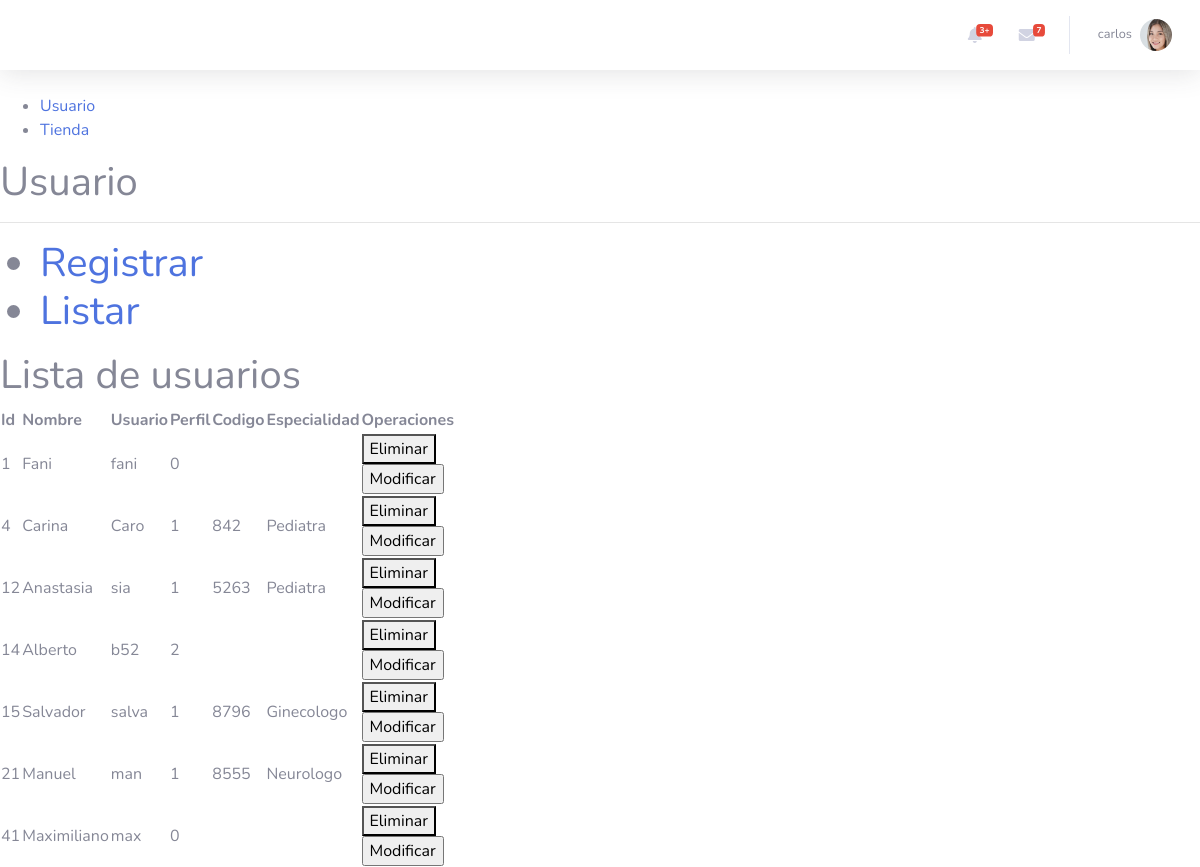
The app's page /clinica/usuario (signed in) with its own data.
### tables this page shows
CREATE TABLE `usuarios` (
  `id` int(11) NOT NULL,
  `nombre` varchar(255) NOT NULL,
  `usuario` varchar(255) NOT NULL,
  `password` varchar(255) NOT NULL,
  `perfil` int(11) NOT NULL,
  `activo` tinyint(1) NOT NULL DEFAULT 1,
  `codigo` varchar(255) DEFAULT NULL,
  `especialidad` varchar(255) DEFAULT NULL
);

### clinica/index.php (called while the page is built, shortened)
<?php
require_once "routers.php";
require_once "controladores/UsuarioController.php";
require_once "controladores/AjaxController.php";
require_once "modelos/Usuario.php";
require_once "clases/url.php";
if (isset($_GET["controller"])&&$_GET["controller"]!=null){
    $controller=$_GET["controller"];
}else{
   $controller="home";
}
if(isset($_GET["action"])&&$_GET["action"]!=""){
    $action=$_GET["action"];
}else{
    $action="index";
}
Router::index($controller,$action);
?>

### clinica/clases/url.php (called while the page is built)
<?php
class Url{
public static function getUrl(){
    $url=$_SERVER["REQUEST_URI"];
return "http://localhost/".explode("/",$url)[1]."/";
}
}
?>

### clinica/modelos/Usuario.php (called while the page is built, shortened)
<?php
class Usuario{
    public function __construct($id, $nombre, $usuario, $password, $perfil, $codigo, $especialidad)
    {
        $this->id = $id;
        $this->nombre = $nombre;
        $this->usuario = $usuario;
        $this->perfil = $perfil;
        $this->codigo = $codigo;
        $this->especialidad = $especialidad;
    }
    public static function getAll()
    {
        $usuarios = null;
        $conexion = Conexion::getConexion();
        $consulta = "select * from usuarios where activo=1";
        $resultado = $conexion->query($consulta);
        while ($row = $resultado->fetch_assoc()) {
            extract($row);
            $usuarios[] = new Usuario($id, $nombre, $usuario, $password, $perfil, $codigo, $especialidad);
        }
        return $usuarios;
    }
    }
    ?>

### clinica/vistas/usuario/partials/Listar.php (the view, shortened to what this page needs)
<!DOCTYPE html>
<html lang="en">
<head>
</head>
<body>
    <h1>Lista de usuarios</h1>
    <table>
    <thead>
   <th>Id</th>
   <th>Nombre</th>
   <th>Usuario</th>
   <th>Perfil</th>
   <th>Codigo</th>
   <th>Especialidad</th>
   <th>Operaciones</th>
    </thead>
    <tbody>
    <?php
foreach ($usuarios as $key => $usuario) {
    echo "<tr><td>$usuario->id</td> <td>$usuario->nombre</td> <td>$usuario->usuario</td> <td>$usuario->perfil</td> <td>$usuario->codigo</td> <td>$usuario->especialidad</td> <td><button id='del-$usuario->id' class='btnEliminar'>Eliminar</button> <form action='usuario/Registrar' method='post'><input type='hidden' name='id' value=$usuario->id> <input type='submit' value='Modificar'></form>";
}
    ?>
    </tbody>
    </table>
</body>
</html>

### clinica/routers.php (shortened to what this page needs)
<?php
class Router
{
    public static function index($controller, $action)
    {
        switch ($controller) {
            case "usuario":
                UsuarioController::$action();
                break;
        }
    }
}

### clinica/controladores/UsuarioController.php (shortened to what this page needs)
    <?php
class UsuarioController
{
    public static function index()
    {
        $action = $_GET["action"];
        $usuarios = Usuario::getAll();
        if (isset($_SESSION["usuario"]) != null) {
            $usuario = $_SESSION["usuario"];
            include "vistas/usuario/index.php";
        } else {
            header("Location: /juego");
        }
    }
}
?>

### clinica/vistas/usuario/index.php (shortened to what this page needs)
<!DOCTYPE html>
<html lang="en">
<head>
    <?php include "vistas/scripts.php";?>
</head>
<body>
<?php include "vistas/header.php";?>
    <h1>Usuario<h1>
<hr>
<?php
include "navegacion.php";
if (isset($action) && $action != "") {
    include "partials/".$action.".php";
}else{
        include "partials/Listar.php";
    }
?>
</body>
</html>

### clinica/vistas/scripts.php (shortened to what this page needs)
<link href="<?php echo Url::getUrl();?>resoucers/fontawesome-free/css/all.min.css" rel="stylesheet" type="text/css">
<link href="<?php echo Url::getUrl();?>resoucers/css/sb-admin-2.min.css" rel="stylesheet">
<link rel="stylesheet" href="<?php echo Url::getUrl();?>resoucers/css/styles.css">
<link rel="stylesheet" href="http://cdn.datatables.net/1.10.20/css/jquery.dataTables.min.css">

### clinica/vistas/header.php (shortened to what this page needs)
 <nav class="navbar navbar-expand navbar-light bg-white topbar mb-4 static-top shadow">
<ul class="navbar-nav ml-auto">
  <li class="nav-item dropdown no-arrow mx-1">
    <a class="nav-link dropdown-toggle" href="#" id="alertsDropdown" role="button" data-toggle="dropdown" aria-haspopup="true" aria-expanded="false">
      <i class="fas fa-bell fa-fw"></i>
      <span class="badge badge-danger badge-counter">3+</span>
    </a>
  </li>
  <li class="nav-item dropdown no-arrow mx-1">
    <a class="nav-link dropdown-toggle" href="#" id="messagesDropdown" role="button" data-toggle="dropdown" aria-haspopup="true" aria-expanded="false">
      <i class="fas fa-envelope fa-fw"></i>
      <span class="badge badge-danger badge-counter">7</span>
    </a>
  </li>
  <li class="nav-item dropdown no-arrow">
    <a class="nav-link dropdown-toggle" href="#" id="userDropdown" role="button" data-toggle="dropdown" aria-haspopup="true" aria-expanded="false">
      <span class="mr-2 d-none d-lg-inline text-gray-600 small"><?php echo $usuario?></span>
      <img class="img-profile rounded-circle"  src="<?php echo Url::getUrl();?>resoucers/img/fani.jpg">
    </a>
  </li>
</ul>
</nav>
<nav><ul>
    <li><a href="<?php echo Url::getUrl(); ?>usuario">Usuario</a></li>
    <li><a href="<?php echo Url::getUrl();?>tienda">Tienda</a></li>
</ul></nav>

### clinica/vistas/usuario/navegacion.php (shortened to what this page needs)
<nav>
<ul>
    <li><a href="<?php echo Url::getUrl();?>usuario/Registrar">Registrar</a></li>
    <li><a href="<?php echo Url::getUrl();?>usuario">Listar</a></li>
</ul>
</nav>

### records on screen
usuarios: id "1", nombre "Fani", usuario "fani", perfil "0"
usuarios: id "4", nombre "Carina", usuario "Caro", perfil "1", codigo "842", especialidad "Pediatra"
usuarios: id "12", nombre "Anastasia", usuario "sia", perfil "1", codigo "5263", especialidad "Pediatra"
usuarios: id "14", nombre "Alberto", usuario "b52", perfil "2"
usuarios: id "15", nombre "Salvador", usuario "salva", perfil "1", codigo "8796", especialidad "Ginecologo"
usuarios: id "21", nombre "Manuel", usuario "man", perfil "1", codigo "8555", especialidad "Neurologo"
usuarios: id "41", nombre "Maximiliano", usuario "max", perfil "0"

### other values on screen
$usuario "carlos"
